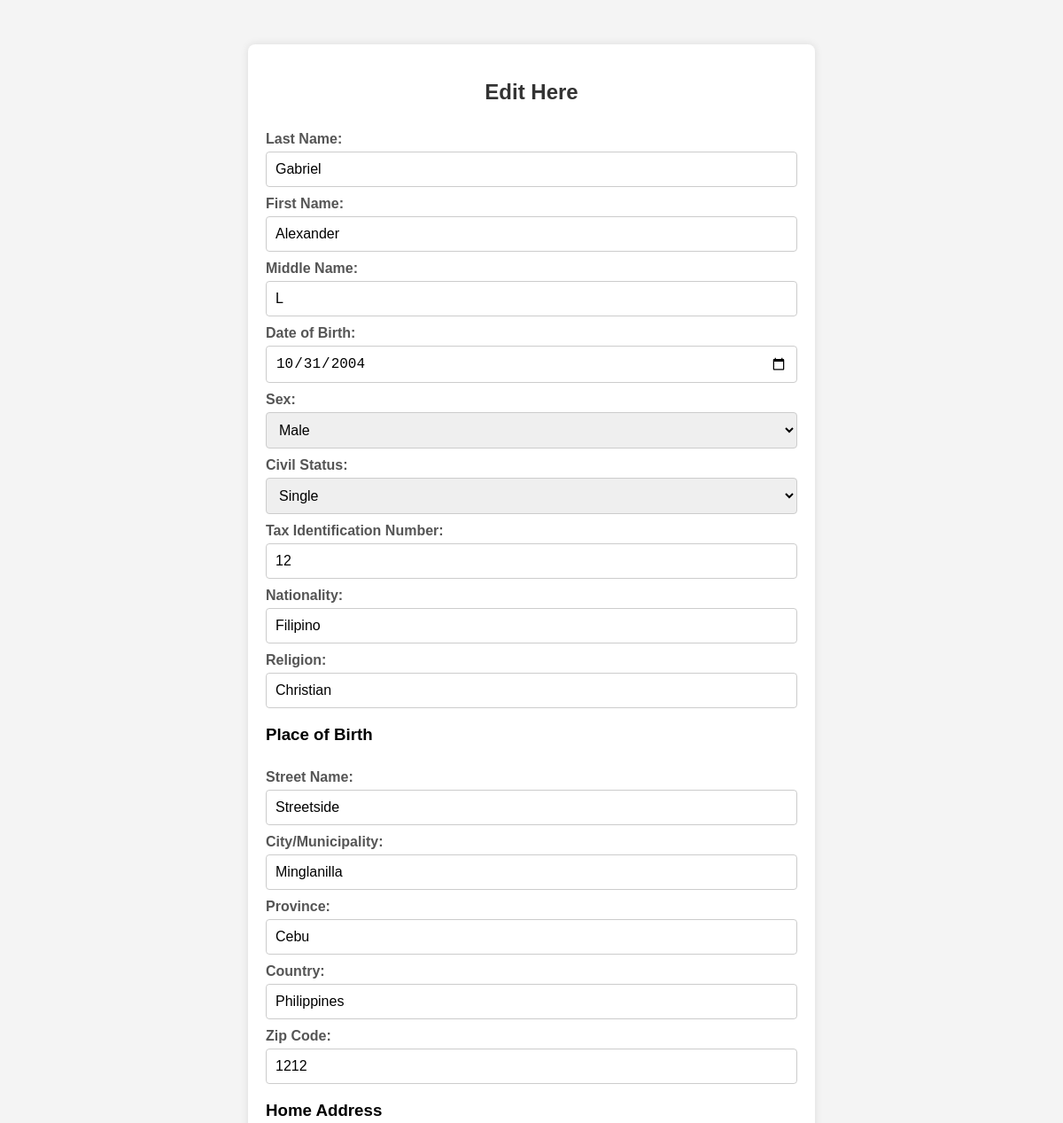
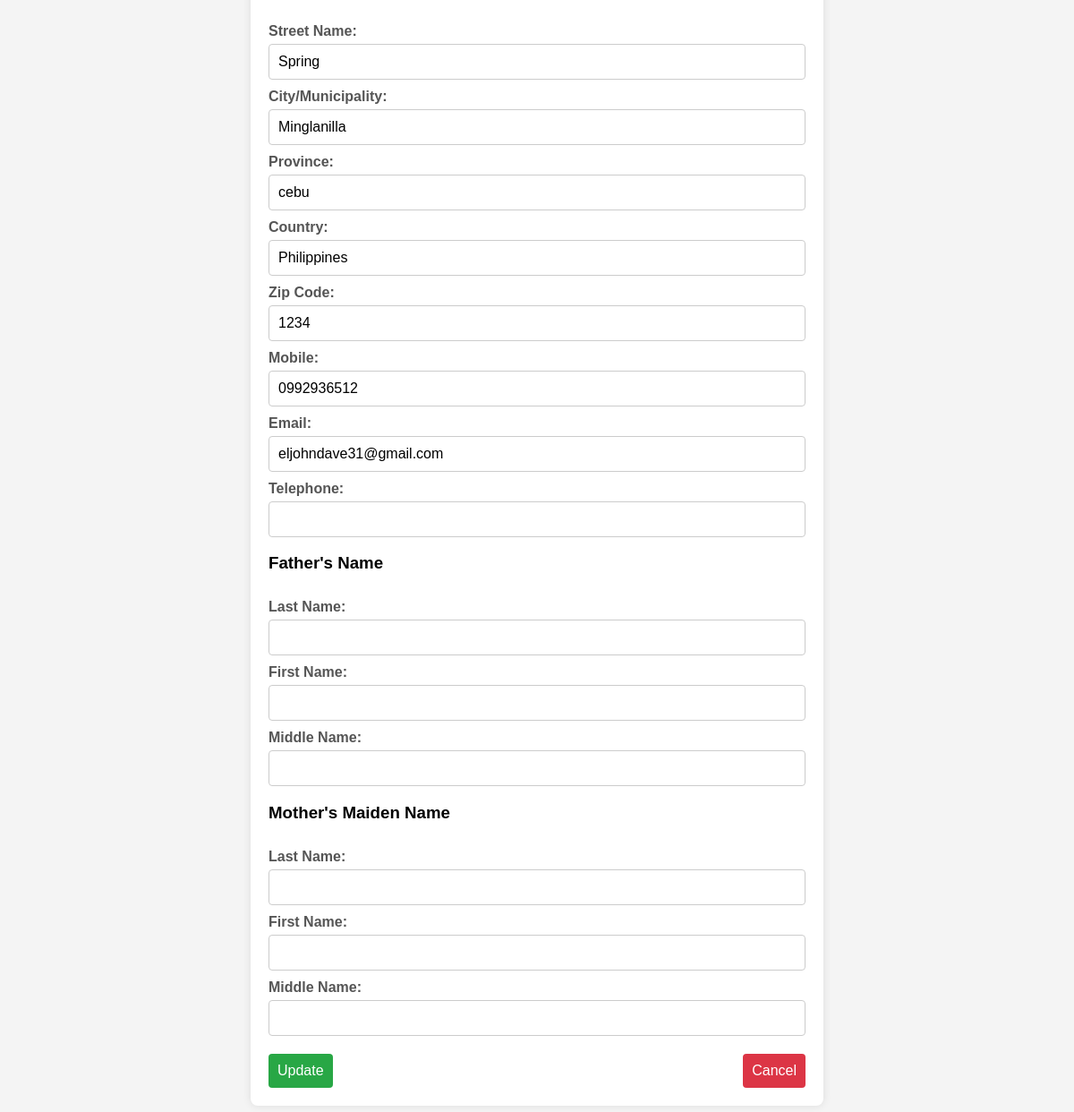
Page /edit.php?id=51 on the committed database (2 pictures, top to bottom).
### tables this page shows
CREATE TABLE `personal_info` (
  `id` int(11) NOT NULL,
  `last_name` varchar(50) DEFAULT NULL,
  `first_name` varchar(50) DEFAULT NULL,
  `middle_name` varchar(50) DEFAULT NULL,
  `dob` date DEFAULT NULL,
  `sex` varchar(10) DEFAULT NULL,
  `civil_status` varchar(50) DEFAULT NULL,
  `nationality` varchar(50) DEFAULT NULL,
  `religion` varchar(50) DEFAULT NULL,
  `birth_street` varchar(100) DEFAULT NULL,
  `birth_city` varchar(50) DEFAULT NULL,
  `birth_country` varchar(50) DEFAULT NULL,
  `home_street` varchar(100) DEFAULT NULL,
  `home_city` varchar(50) DEFAULT NULL,
  `home_country` varchar(50) DEFAULT NULL,
  `home_zip_code` varchar(10) DEFAULT NULL,
  `mobile` varchar(20) DEFAULT NULL,
  `email` varchar(100) DEFAULT NULL,
  `telephone` varchar(20) DEFAULT NULL,
  `father_last_name` varchar(50) DEFAULT NULL,
  `father_first_name` varchar(50) DEFAULT NULL,
  `father_middle_name` varchar(50) DEFAULT NULL,
  `mother_last_name` varchar(50) DEFAULT NULL,
  `mother_first_name` varchar(50) DEFAULT NULL,
  `mother_middle_name` varchar(50) DEFAULT NULL,
  `tin` varchar(50) DEFAULT NULL,
  `birth_province` varchar(50) DEFAULT NULL,
  `birth_zip_code` varchar(10) DEFAULT NULL,
  `home_province` varchar(50) DEFAULT NULL
);

### edit.php (the view, shortened to what this page needs)
<?php
include 'db.php';
$id = isset($_GET['id']) ? intval($_GET['id']) : 0;
$sql = "SELECT * FROM personal_info WHERE id = ?";
$stmt = $conn->prepare($sql);
$stmt->bind_param("i", $id);
$stmt->execute();
$result = $stmt->get_result();
$user = $result->fetch_assoc();
?>
<!DOCTYPE html>
<html lang="en">
<head>
    <link rel="stylesheet" href="edit.css">
</head>
<body>
<div class="edit-container">
    <h2>Edit Here</h2>
    <form method="POST">
        <label>Last Name:</label>
        <input type="text" name="last_name" value="<?= htmlspecialchars($user['last_name']) ?>" required>
        <label>First Name:</label>
        <input type="text" name="first_name" value="<?= htmlspecialchars($user['first_name']) ?>" required>
        <label>Middle Name:</label>
        <input type="text" name="middle_name" value="<?= htmlspecialchars($user['middle_name']) ?>" required>
        <label>Date of Birth:</label>
        <input type="date" name="dob" value="<?= htmlspecialchars($user['dob']) ?>" required>
        <label>Sex:</label>
        <select name="sex" required>
            <option value="Male" <?= $user['sex'] == 'Male' ? 'selected' : '' ?>>Male</option>
        </select>
        <label>Civil Status:</label>
        <select name="civil_status" required>
            <option value="single" <?= $user['civil_status'] == 'single' ? 'selected' : '' ?>>Single</option>
        </select>
        <label>Tax Identification Number:</label>
        <input type="text" name="tin" value="<?= htmlspecialchars($user['tin']) ?>">
        <label>Nationality:</label>
        <input type="text" name="nationality" value="<?= htmlspecialchars($user['nationality']) ?>" required>
        <label>Religion:</label>
        <input type="text" name="religion" value="<?= htmlspecialchars($user['religion']) ?>">
        <h3>Place of Birth</h3>
        <label>Street Name:</label>
        <input type="text" name="birth_street" value="<?= htmlspecialchars($user['birth_street']) ?>" required>
        <label>City/Municipality:</label>
        <input type="text" name="birth_city" value="<?= htmlspecialchars($user['birth_city']) ?>" required>
        <label>Province:</label>
        <input type="text" name="birth_province" value="<?= htmlspecialchars($user['birth_province']) ?>">
        <label>Country:</label>
        <input type="text" name="birth_country" value="<?= htmlspecialchars($user['birth_country']) ?>" required>
        <label>Zip Code:</label>
        <input type="text" name="birth_zip_code" value="<?= htmlspecialchars($user['birth_zip_code']) ?>">
        <h3>Home Address</h3>
        <label>Street Name:</label>
        <input type="text" name="home_street" value="<?= htmlspecialchars($user['home_street']) ?>" required>
        <label>City/Municipality:</label>
        <input type="text" name="home_city" value="<?= htmlspecialchars($user['home_city']) ?>" required>
        <label>Province:</label>
        <input type="text" name="home_province" value="<?= htmlspecialchars($user['home_province']) ?>">
        <label>Country:</label>
        <input type="text" name="home_country" value="<?= htmlspecialchars($user['home_country']) ?>" required>
        <label>Zip Code:</label>
        <input type="text" name="home_zip_code" value="<?= htmlspecialchars($user['home_zip_code']) ?>" required>
        <label>Mobile:</label>
        <input type="text" name="mobile" value="<?= htmlspecialchars($user['mobile']) ?>" required>
        <label>Email:</label>
        <input type="email" name="email" value="<?= htmlspecialchars($user['email']) ?>">
        <label>Telephone:</label>
        <input type="text" name="telephone" value="<?= htmlspecialchars($user['telephone']) ?>">
        <h3>Father's Name</h3>
        <label>Last Name:</label>
        <input type="text" name="father_last_name" value="<?= htmlspecialchars($user['father_last_name']) ?>">
        <label>First Name:</label>
        <input type="text" name="father_first_name" value="<?= htmlspecialchars($user['father_first_name']) ?>">
        <label>Middle Name:</label>
        <input type="text" name="father_middle_name" value="<?= htmlspecialchars($user['father_middle_name']) ?>">
        <h3>Mother's Maiden Name</h3>
        <label>Last Name:</label>
        <input type="text" name="mother_last_name" value="<?= htmlspecialchars($user['mother_last_name']) ?>">
        <label>First Name:</label>
        <input type="text" name="mother_first_name" value="<?= htmlspecialchars($user['mother_first_name']) ?>">
        <label>Middle Name:</label>
        <input type="text" name="mother_middle_name" value="<?= htmlspecialchars($user['mother_middle_name']) ?>">
        <div class="buttons">
            <input type="submit" value="Update" class="btn-update">
            <a href="submit.php" class="btn-cancel">Cancel</a>
        </div>
    </form>
</div>
</body>
</html>

### edit.css (style rules this page uses)
body { font-family: Arial, sans-serif; background-color: #f4f4f4; margin: 0; padding: 0; }
.edit-container { width: 50%; margin: 50px auto; background: #fff; padding: 20px; box-shadow: 0 0 10px rgba(0, 0, 0, 0.1); border-radius: 8px; }
h2 { text-align: center; color: #333; }
form { display: flex; flex-direction: column; }
label { margin-top: 10px; font-weight: bold; color: #555; }
input[type="text"], input[type="date"], input[type="email"], select { padding: 10px; margin-top: 5px; border: 1px solid #ccc; border-radius: 4px; font-size: 16px; }
input[type="submit"], .btn-cancel { margin-top: 20px; padding: 10px; border: none; border-radius: 4px; font-size: 16px; cursor: pointer; }
input[type="submit"] { background-color: #28a745; color: #fff; }
.btn-cancel { background-color: #dc3545; color: #fff; text-align: center; text-decoration: none; display: inline-block; }
.buttons { display: flex; justify-content: space-between; }

### rows in the picture
personal_info: last_name "Gabriel", first_name "Alexander", middle_name "L", dob "10/31/2004", sex "Male", civil_status "Single", tin "12", nationality "Filipino", religion "Christian", birth_street "Streetside", birth_city "Minglanilla", birth_province "Cebu", birth_country "Philippines", birth_zip_code "1212", home_street "Spring", home_city "Minglanilla", home_province "cebu", home_country "Philippines", home_zip_code "1234", mobile "0992936512", email "eljohndave31@gmail.com"
